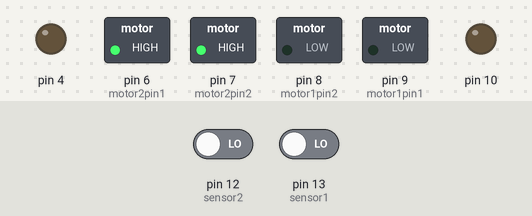
A sketch run on a simulated Arduino Uno, built with avr-gcc and run on an emulated ATmega328P. Parts: switched loads named in the sketch (green lamp = pin HIGH), output pins drawn as LEDs (lit = HIGH). The test bench sets the inputs (shaded band); at power-on: pin 12 (sensor2) LOW, pin 13 (sensor1) LOW.

Above: at 1.2 s.
1.3 s: pin 12 (sensor2) driven HIGH
At 2.3 s:
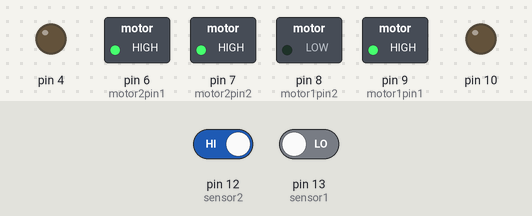
2.8 s: pin 13 (sensor1) driven HIGH
At 3.4 s:
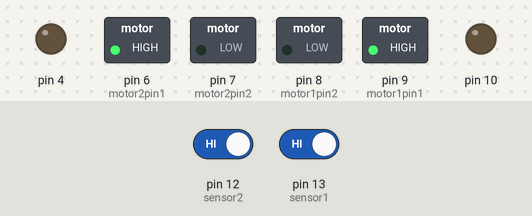
4.3 s: pin 12 (sensor2) driven LOW
At 4.6 s:
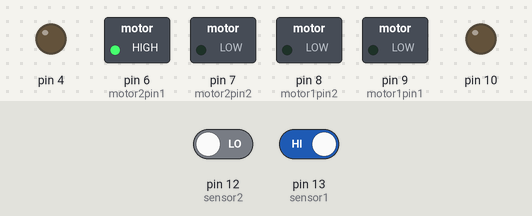
5.8 s: pin 13 (sensor1) driven LOW
At 6.9 s:
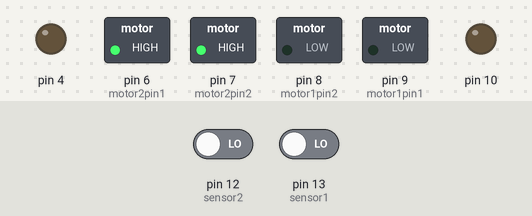
Timing chart, 0 to 8.3 s (numbered marks = the images above; inputs shaded):
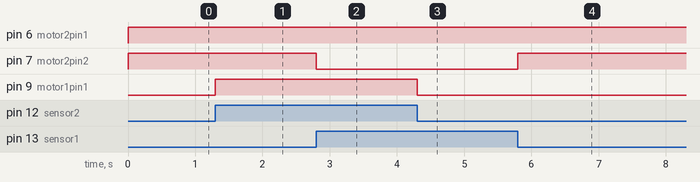

The sketch:

main.ino
```cpp
int motor1pin1 = 9;
int motor1pin2 = 8;
int motor2pin1 = 6;
int motor2pin2 = 7;

const int sensor1 = 13;
const int sensor2 = 12;

void setup() {
  // put your setup code here, to run once:
  pinMode(motor1pin1, OUTPUT);
  pinMode(motor1pin2, OUTPUT);
  pinMode(motor2pin1, OUTPUT);
  pinMode(motor2pin2, OUTPUT);

  pinMode(sensor1, INPUT);
  pinMode(sensor2, INPUT);

  //(Optional)
  pinMode(10, OUTPUT);
  pinMode(4, OUTPUT);
}

void loop() {

  bool sensor1State = digitalRead(sensor1);
  bool sensor2State = digitalRead(sensor2);

  if (sensor1State == 1 && sensor2State == 1)
  {
    goFoward();
  }
  else if (sensor1State == 0 && sensor2State == 1)
  {
    goRight();
  }
  else if (sensor1State == 1 && sensor2State == 0)
  {
    goLeft();
  }
  else
  {
    stop();
  }
}

void goFoward(){
  digitalWrite(motor1pin1, HIGH);
  digitalWrite(motor1pin2, LOW);
  digitalWrite(motor2pin1, HIGH);
  digitalWrite(motor2pin2, LOW);
}

void goRight(){
  digitalWrite(motor1pin1, HIGH);
  digitalWrite(motor1pin2, LOW);
  digitalWrite(motor2pin1, HIGH);
  digitalWrite(motor2pin2, HIGH);
}

void goLeft(){
  digitalWrite(motor1pin1, LOW);
  digitalWrite(motor1pin2, LOW);
  digitalWrite(motor2pin1, HIGH);
  digitalWrite(motor2pin2, LOW);
}

void stop(){
  digitalWrite(motor1pin1, LOW);
  digitalWrite(motor1pin2, LOW);
  digitalWrite(motor2pin1, HIGH);
  digitalWrite(motor2pin2, HIGH);
}
```

Measured:
- after the input at 1.3 s, pin 9 (motor1pin1): LOW → HIGH at once
- after the input at 2.8 s, pin 7 (motor2pin2): HIGH → LOW at once
- after the input at 4.3 s, pin 9 (motor1pin1): HIGH → LOW at once
- after the input at 5.8 s, pin 7 (motor2pin2): LOW → HIGH at once
